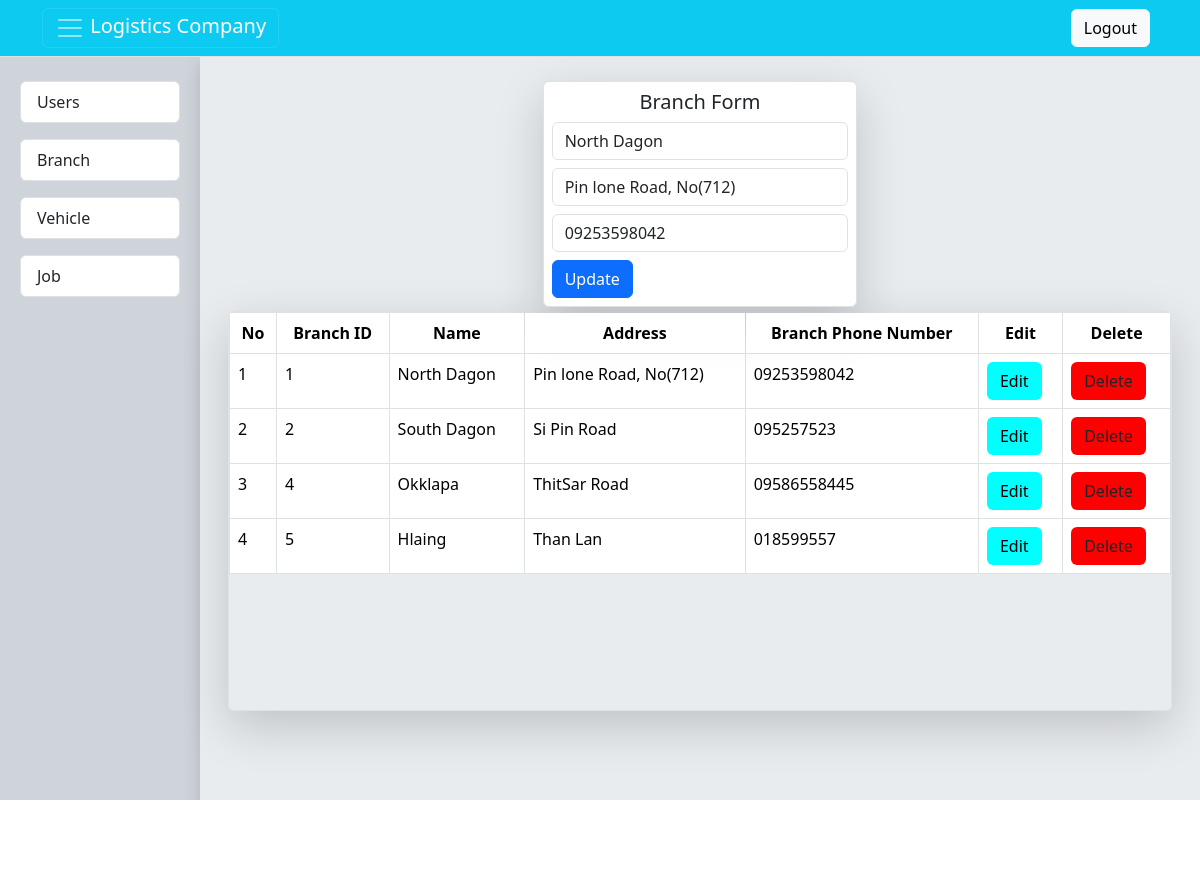
/branch.php?branchID=1, run on the app's committed database.
### tables this page shows
CREATE TABLE `branches` (
  `branchID` int(11) NOT NULL,
  `name` varchar(255) DEFAULT NULL,
  `address` varchar(255) DEFAULT NULL,
  `branchPhoneNumber` varchar(11) DEFAULT NULL
);

### branch.php (the view, shortened to what this page needs)
<?php
include ('db.php');
?>
<!DOCTYPE html>
<html lang="en">
<head>
    <link rel="stylesheet" href="https://cdn.jsdelivr.net/npm/bootstrap@5.3.2/dist/css/bootstrap.min.css"
 />
    <link rel="stylesheet" href="mainStyle.css" />
</head>
<body>
    <header>
        <nav class="navbar navbar-dark bg-info border-bottom border-body">
            <div class="container">
                <button class="navbar-toggler" type="button" data-bs-toggle="collapse" data-bs-target="#navbarNav"
                    aria-controls="navbarNav" aria-expanded="false" aria-label="Toggle navigation">
                    <span class="navbar-toggler-icon"></span>
                    <span class="text-white">Logistics Company</span>
                </button>
                <div class="d-flex justify-content-center">
                    <a class="btn btn-light ms-1 me-2 text-de custom-hover-bg custom-hover-text custom-hover-shadow"
                        id="logoutButton" href="logout.php">Logout</a>
                </div>
            </div>
        </nav>
    </header>
    <div class="main-container d-flex ">
        <div class="navContainer container-sm col-md-2 bg-dark-subtle">
            <ul class="list-group mt-3 mb-3">
                <a href="index.php">
                    <li class="list-group-item m-2 rounded custom-hover-bg custom-hover-text custom-hover-shadow">Users
                    </li>
                </a>
                <a href="branch.php">
                    <li class="list-group-item m-2 rounded custom-hover-bg custom-hover-text custom-hover-shadow">Branch
                    </li>
                </a>
                <a href="vehicle.php">
                    <li class="list-group-item m-2 rounded custom-hover-bg custom-hover-text custom-hover-shadow">
                        Vehicle
                    </li>
                </a>
                <a href="job.php">
                    <li class="list-group-item m-2 rounded custom-hover-bg custom-hover-text custom-hover-shadow">Job
                    </li>
                </a>
            </ul>
        </div>
        <div class="main bg-body-secondary shadow p-3 mb-5 col-md-10 container-xxl">
            <div class="container-xl  align-items-center p2 border-body mt-2 mb-2">
                <span class="d-flex justify-content-center">
                    <div class="branch-form shadow-lg col-md-4 p-2 border rounded bg-white">
                        <h5 id="toggle-form" class="text-center">Branch Form</h5>
                        <?php
                        if (isset($_GET['branchID'])) {
                            $id = $_GET['branchID'];
                            $sql = "SELECT * FROM branches WHERE branchID = '$id'";
                            $result = mysqli_query($conn, $sql);
                            $row = mysqli_fetch_array($result);
                            ?>
                        <form method="POST" id="job-form" action="branchUpdate.php">
                            <input value="<?php echo $row['name'] ?>" type="text" class="form-control mb-2"
                                placeholder="Enter Name" name="name" />
                            <input value="<?php echo $row['address'] ?>" type="text" class="form-control mb-2"
                                placeholder="Enter address" name="address" />
                            <input value="<?php echo $row['branchPhoneNumber'] ?>" type="text" class="form-control mb-2"
                                placeholder="Enter Branch Phone Number" name="branchPhoneNumber" />
                            <button class="btn btn-primary">Update</button>
                        </form>
                        <?php } ?>
                    </div>
                </span>
                <div class="table-container border rounded shadow-lg mt-1">
                    <div class="main-page rounded">
                        <table class="table table-bordered ">
                            <thead class="rounded sticky-top">
                                <tr>
                                    <th class="text-center" scope="col">No</th>
                                    <th class="text-center" scope="col">Branch ID</th>
                                    <th class="text-center" scope="col">Name</th>
                                    <th class="text-center" scope="col">Address</th>
                                    <th class="text-center" scope="col">Branch Phone Number</th>
                                    <th class="text-center" scope="col">Edit</th>
                                    <th class="text-center" scope="col">Delete</th>
                                </tr>
                            </thead>
                            <tbody id="jobTable" class="rounded">
                                <?php
                                $sql = "SELECT * FROM branches";
                                $result = mysqli_query($conn, $sql);
                                $count = 1;
                                while ($row = mysqli_fetch_assoc($result)) {
                                    ?>
                                <tr>
                                    <td><?php echo $count++; ?></td>
                                    <td><?php echo $row['branchID']; ?></td>
                                    <td><?php echo $row['name']; ?></td>
                                    <td><?php echo $row['address']; ?></td>
                                    <td><?php echo $row['branchPhoneNumber']; ?></td>
                                    <td><a href="branch.php?branchID=<?php echo $row['branchID']; ?>"
                                            class="btn edit edit-bg">Edit</a></td>
                                    <td><a href="branchDelete.php?branchID=<?php echo $row['branchID']; ?>"
                                            class="btn delete delete-bg">Delete</a></td>
                                </tr>
                                <?php
                                }
                                ?>
                            </tbody>
                        </table>
                    </div>
                </div>
            </div>
        </div>
    </div>
</body>
</html>

### mainStyle.css (style rules this page uses)
body, html { height: 100%; margin: 0; overflow: hidden; }
.main-container, .main, .box-container, .report-container { height: 100%; }
.delete { background-color: rgb(255, 0, 0); color: black(63, 42, 165); }
.edit { background-color: rgb(0, 255, 255); color: black; }
.main-page { height: 200px; }
.table-container { max-width: 100%; height: 400px; overflow: auto; }
.branch-form { align-content: center; }
.list-group a { text-decoration: none; }
@media (min-width: 429px) and (max-width: 1366px) { .container { display: none; } }

### branch.php (style rules this page uses)
.branch-form { align-items: center; }
.delete { background-color: rgb(255, 0, 0); color: black(63, 42, 165); }
.edit { background-color: rgb(0, 255, 255); color: black; }

### data on the page
branches: name "North Dagon", address "Pin lone Road, No(712)", branchPhoneNumber "09253598042", branchID "1"
branches: branchID "2", name "South Dagon", address "Si Pin Road", branchPhoneNumber "095257523"
branches: branchID "4", name "Okklapa", address "ThitSar Road", branchPhoneNumber "09586558445"
branches: branchID "5", name "Hlaing", address "Than Lan", branchPhoneNumber "018599557"
